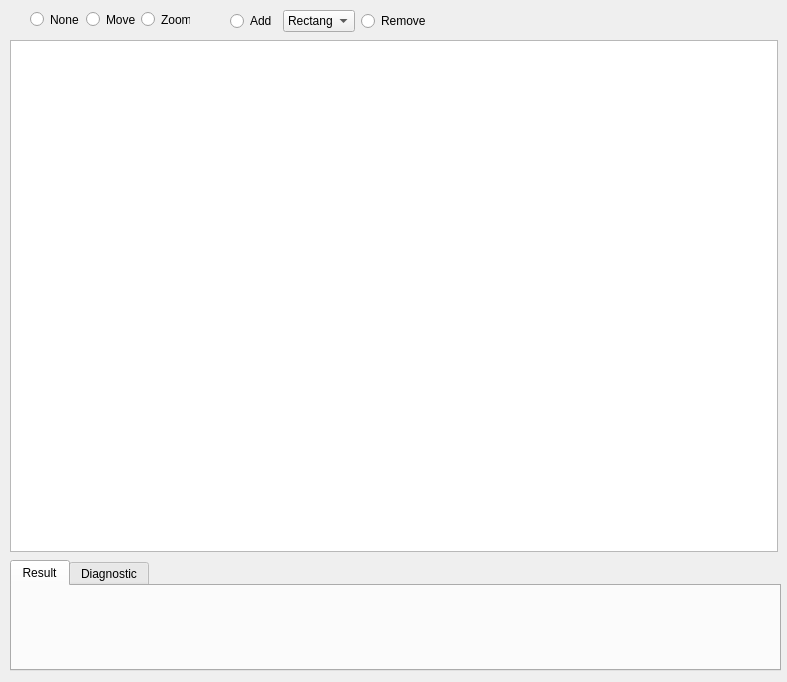
<?xml version="1.0" encoding="UTF-8"?>
<ui version="4.0">
 <class>qViewGraphics</class>
 <widget class="QWidget" name="qViewGraphics">
  <property name="geometry">
   <rect>
    <x>0</x>
    <y>0</y>
    <width>787</width>
    <height>682</height>
   </rect>
  </property>
  <property name="windowTitle">
   <string>Form</string>
  </property>
  <widget class="QEnhancedGraphicsView" name="graphicsView">
   <property name="geometry">
    <rect>
     <x>10</x>
     <y>40</y>
     <width>768</width>
     <height>512</height>
    </rect>
   </property>
  </widget>
  <widget class="QWidget" name="layoutWidget">
   <property name="geometry">
    <rect>
     <x>30</x>
     <y>10</y>
     <width>160</width>
     <height>19</height>
    </rect>
   </property>
   <layout class="QHBoxLayout" name="horizontalLayout">
    <item>
     <widget class="QRadioButton" name="radioNone">
      <property name="text">
       <string>None</string>
      </property>
     </widget>
    </item>
    <item>
     <widget class="QRadioButton" name="radioMove">
      <property name="text">
       <string>Move</string>
      </property>
     </widget>
    </item>
    <item>
     <widget class="QRadioButton" name="radioZoom">
      <property name="text">
       <string>Zoom</string>
      </property>
     </widget>
    </item>
   </layout>
  </widget>
  <widget class="QWidget" name="layoutWidget">
   <property name="geometry">
    <rect>
     <x>230</x>
     <y>10</y>
     <width>201</width>
     <height>22</height>
    </rect>
   </property>
   <layout class="QHBoxLayout" name="horizontalLayout_2">
    <item>
     <widget class="QRadioButton" name="radioAdd">
      <property name="text">
       <string>Add</string>
      </property>
     </widget>
    </item>
    <item>
     <widget class="QComboBox" name="cmbRoiShape">
      <item>
       <property name="text">
        <string>Rectangle</string>
       </property>
      </item>
      <item>
       <property name="text">
        <string>Rectangle 2</string>
       </property>
      </item>
      <item>
       <property name="text">
        <string>Circle</string>
       </property>
      </item>
      <item>
       <property name="text">
        <string>Ellispe</string>
       </property>
      </item>
      <item>
       <property name="text">
        <string>Polygone</string>
       </property>
      </item>
      <item>
       <property name="text">
        <string>Free hand</string>
       </property>
      </item>
     </widget>
    </item>
    <item>
     <widget class="QRadioButton" name="radioRemove">
      <property name="text">
       <string>Remove</string>
      </property>
     </widget>
    </item>
   </layout>
  </widget>
  <widget class="QTabWidget" name="tabWidget">
   <property name="geometry">
    <rect>
     <x>10</x>
     <y>560</y>
     <width>771</width>
     <height>111</height>
    </rect>
   </property>
   <property name="currentIndex">
    <number>0</number>
   </property>
   <widget class="QWidget" name="tab">
    <attribute name="title">
     <string>Result</string>
    </attribute>
   </widget>
   <widget class="QWidget" name="tab_2">
    <attribute name="title">
     <string>Diagnostic</string>
    </attribute>
   </widget>
  </widget>
 </widget>
 <customwidgets>
  <customwidget>
   <class>QEnhancedGraphicsView</class>
   <extends>QGraphicsView</extends>
   <header>qenhancedgraphicsview.h</header>
  </customwidget>
 </customwidgets>
 <resources/>
 <connections/>
</ui>
